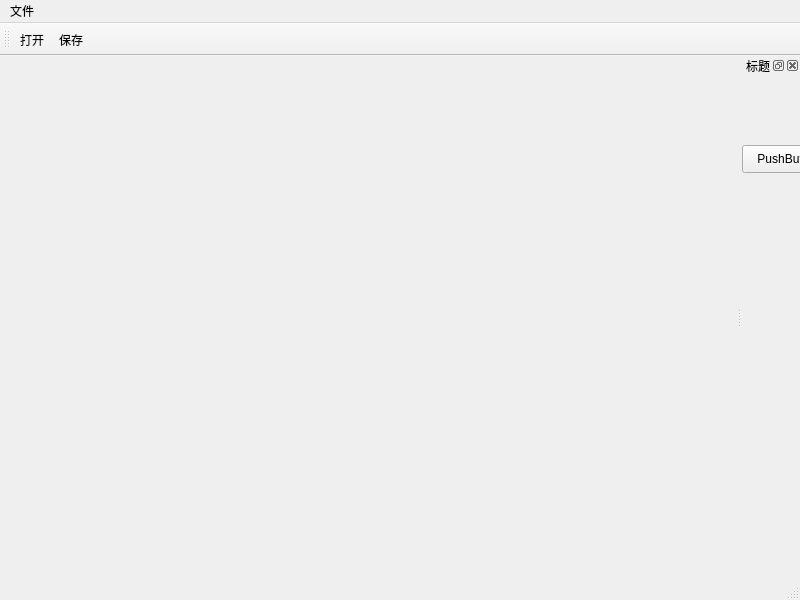
<?xml version="1.0" encoding="UTF-8"?>
<ui version="4.0">
 <class>MainWindow</class>
 <widget class="QMainWindow" name="MainWindow">
  <property name="geometry">
   <rect>
    <x>0</x>
    <y>0</y>
    <width>800</width>
    <height>600</height>
   </rect>
  </property>
  <property name="windowTitle">
   <string>MainWindow</string>
  </property>
  <widget class="QWidget" name="centralwidget"/>
  <widget class="QMenuBar" name="menubar">
   <property name="geometry">
    <rect>
     <x>0</x>
     <y>0</y>
     <width>800</width>
     <height>26</height>
    </rect>
   </property>
   <widget class="QMenu" name="menu">
    <property name="title">
     <string>文件</string>
    </property>
    <addaction name="open_action"/>
    <addaction name="separator"/>
    <addaction name="save_action"/>
   </widget>
   <addaction name="menu"/>
  </widget>
  <widget class="QStatusBar" name="statusbar"/>
  <widget class="QToolBar" name="toolBar">
   <property name="windowTitle">
    <string>toolBar</string>
   </property>
   <property name="orientation">
    <enum>Qt::Horizontal</enum>
   </property>
   <property name="iconSize">
    <size>
     <width>24</width>
     <height>24</height>
    </size>
   </property>
   <property name="toolButtonStyle">
    <enum>Qt::ToolButtonIconOnly</enum>
   </property>
   <attribute name="toolBarArea">
    <enum>TopToolBarArea</enum>
   </attribute>
   <attribute name="toolBarBreak">
    <bool>false</bool>
   </attribute>
   <addaction name="open_action"/>
   <addaction name="save_action"/>
  </widget>
  <widget class="QDockWidget" name="dockWidget">
   <property name="features">
    <set>QDockWidget::AllDockWidgetFeatures</set>
   </property>
   <property name="windowTitle">
    <string>标题</string>
   </property>
   <attribute name="dockWidgetArea">
    <number>2</number>
   </attribute>
   <widget class="QWidget" name="dockWidgetContents">
    <widget class="QPushButton" name="pushButton">
     <property name="geometry">
      <rect>
       <x>0</x>
       <y>70</y>
       <width>93</width>
       <height>28</height>
      </rect>
     </property>
     <property name="text">
      <string>PushButton</string>
     </property>
    </widget>
   </widget>
  </widget>
  <action name="open_action">
   <property name="icon">
    <iconset>
     <normaloff>../../../Users/ibiza/Desktop/屏幕截图 2024-01-13 224924.png</normaloff>../../../Users/ibiza/Desktop/屏幕截图 2024-01-13 224924.png</iconset>
   </property>
   <property name="text">
    <string>打开</string>
   </property>
   <property name="toolTip">
    <string>打开文件</string>
   </property>
  </action>
  <action name="save_action">
   <property name="icon">
    <iconset>
     <normaloff>../../../Users/ibiza/Desktop/QQ截图20240117181440.png</normaloff>../../../Users/ibiza/Desktop/QQ截图20240117181440.png</iconset>
   </property>
   <property name="text">
    <string>保存</string>
   </property>
   <property name="toolTip">
    <string>保存文件</string>
   </property>
  </action>
 </widget>
 <resources/>
 <connections/>
</ui>
